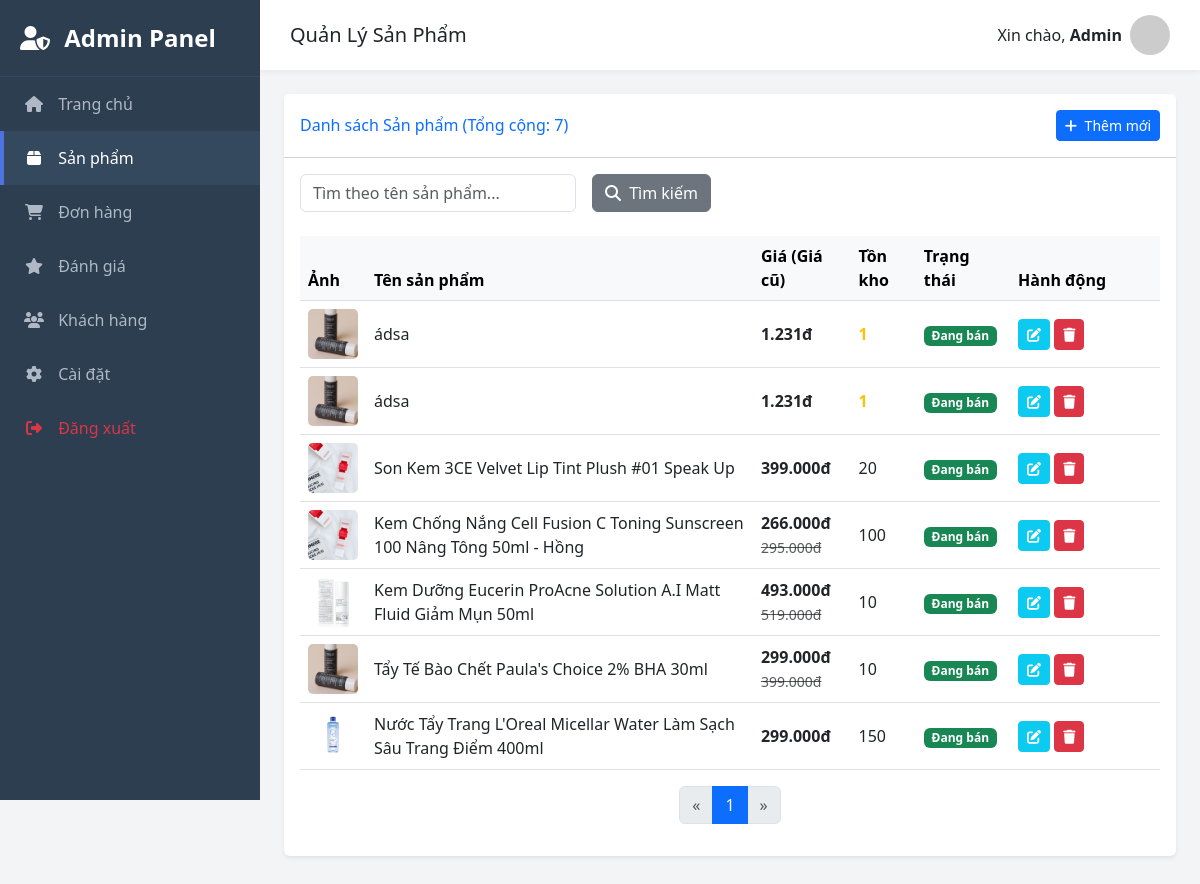
/products_admin.php, run on the app's committed database.
### tables this page shows
CREATE TABLE `products` (
  `id` int(11) NOT NULL,
  `brand_id` int(11) DEFAULT NULL,
  `category_id` int(11) DEFAULT NULL,
  `name` varchar(255) NOT NULL,
  `sku` varchar(50) NOT NULL,
  `price` decimal(15,2) NOT NULL,
  `old_price` decimal(15,2) DEFAULT 0.00,
  `stock_quantity` int(11) DEFAULT 0,
  `image` varchar(255) DEFAULT NULL,
  `status` enum('published','draft','out_of_stock') DEFAULT 'draft',
  `ingredients` text DEFAULT NULL,
  `created_at` timestamp NOT NULL DEFAULT current_timestamp(),
  `updated_at` timestamp NOT NULL DEFAULT current_timestamp() ON UPDATE current_timestamp(),
  `is_hot` tinyint(1) DEFAULT 0 COMMENT '1: Hot, 0: Bình thường'
);

### products_admin.php (the view, shortened to what this page needs)
<?php
require_once 'config/connect.php';
$page_title = "Quản Lý Sản Phẩm";
$products = [];
$limit = 20;
$page = isset($_GET['p']) ? (int) $_GET['p'] : 1;
$start = ($page - 1) * $limit;
$total_pages = 1;
$search_term = isset($_GET['search']) ? trim($_GET['search']) : '';
$where_clause = '';
try {
    $count_sql = "SELECT COUNT(id) FROM products p" . $where_clause;
    $count_stmt = $pdo->prepare($count_sql);
    $count_stmt->execute();
    $total_results = $count_stmt->fetchColumn();
    $total_pages = ceil($total_results / $limit);
    $sql = "
        SELECT
            p.id,
            p.name,
            p.price,
            p.old_price,
            p.stock_quantity,
            p.status,
            (
                SELECT image_url
                FROM product_gallery pg
                WHERE pg.product_id = p.id
                ORDER BY pg.id ASC
                LIMIT 1
            ) AS main_image_url
        FROM
            products p
        " . $where_clause . "
        ORDER BY
            p.created_at DESC
        LIMIT :start, :limit
    ";
    $stmt = $pdo->prepare($sql);
    $stmt->bindValue(':start', $start, PDO::PARAM_INT);
    $stmt->bindValue(':limit', $limit, PDO::PARAM_INT);
    $stmt->execute();
    $products = $stmt->fetchAll();
} catch (\PDOException $e) {
    error_log("Lỗi truy vấn Sản phẩm: " . $e->getMessage());
}
function format_vnd($amount)
{
    return number_format($amount, 0, ',', '.') . 'đ';
}
function get_status_badge($status)
{
    switch ($status) {
        case 'published':
            return '<span class="badge bg-success">Đang bán</span>';
    }
}
?>
<!DOCTYPE html>
<html lang="vi">
<head>
    <link href="https://cdn.jsdelivr.net/npm/bootstrap@5.3.0/dist/css/bootstrap.min.css" rel="stylesheet">
    <link rel="stylesheet" href="https://cdnjs.cloudflare.com/ajax/libs/font-awesome/6.4.0/css/all.min.css">
</head>
<body>
    <?php include 'sidebar_admin.php'; ?>
    <div id="content">
        <div class="top-navbar">
            <h5 class="m-0"><?php echo $page_title; ?></h5>
            <div class="user-info d-flex align-items-center">
                <span class="me-2">Xin chào, <strong>Admin</strong></span>
                <img src="https://via.placeholder.com/40" class="rounded-circle" alt="Admin">
            </div>
        </div>
        <div class="container-fluid p-4">
            <div class="card shadow-sm border-0 mb-4">
                <div class="card-header bg-white py-3 d-flex justify-content-between align-items-center">
                    <h6 class="m-0 font-weight-bold text-primary">Danh sách Sản phẩm (Tổng cộng:
                        <?php echo $total_results; ?>)
                    </h6>
                    <a href="add_product_admin.php" class="btn btn-primary btn-sm"><i class="fas fa-plus me-1"></i> Thêm
                        mới</a>
                </div>
                <div class="card-body">
                    <form method="get" class="row g-3 mb-4 align-items-center">
                        <div class="col-md-4">
                            <input type="text" name="search" class="form-control" placeholder="Tìm theo tên sản phẩm..."
                                value="<?php echo htmlspecialchars($search_term); ?>">
                        </div>
                        <div class="col-md-auto">
                            <button type="submit" class="btn btn-secondary"><i class="fas fa-search me-1"></i> Tìm
                                kiếm</button>
                        </div>
                    </form>
                    <div class="table-responsive">
                        <table class="table table-hover align-middle">
                            <thead class="table-light">
                                <tr>
                                    <th>Ảnh</th>
                                    <th>Tên sản phẩm</th>
                                    <th>Giá (Giá cũ)</th>
                                    <th>Tồn kho</th>
                                    <th>Trạng thái</th>
                                    <th style="width: 150px;">Hành động</th>
                                </tr>
                            </thead>
                            <tbody>
                                <?php if (empty($products)): ?>
                                    <tr>
                                        <td colspan="6" class="text-center py-4 text-muted">Không tìm thấy sản phẩm nào.
                                        </td>
                                    </tr>
                                <?php else: ?>
                                    <?php foreach ($products as $product): ?>
                                        <tr>
                                            <td>
                                                <img src="<?php echo htmlspecialchars($product['main_image_url'] ?: 'https://via.placeholder.com/50x50?text=NoImg'); ?>"
                                                    alt="<?php echo htmlspecialchars($product['name']); ?>" class="product-img">
                                            </td>
                                            <td><?php echo htmlspecialchars($product['name']); ?></td>
                                            <td>
                                                <strong><?php echo format_vnd($product['price']); ?></strong><br>
                                                <?php
                                                if (isset($product['old_price']) && $product['old_price'] > $product['price']): ?>
                                                    <del
                                                        class="text-muted small"><?php echo format_vnd($product['old_price']); ?></del>
                                                <?php endif; ?>
                                            </td>
                                            <td>
                                                <?php if ($product['stock_quantity'] < 10 && $product['stock_quantity'] > 0): ?>
                                                    <span
                                                        class="text-warning fw-bold"><?php echo $product['stock_quantity']; ?></span>
                                                <?php elseif ($product['stock_quantity'] <= 0): ?>
                                                    <span class="text-danger fw-bold">0</span>
                                                <?php else: ?>
                                                    <?php echo $product['stock_quantity']; ?>
                                                <?php endif; ?>
                                            </td>
                                            <td><?php echo get_status_badge($product['status']); ?></td>
                                            <td>
                                                <a href="edit_product_admin.php?id=<?php echo $product['id']; ?>"
                                                    class="btn btn-sm btn-info text-white" title="Chỉnh sửa">
                                                    <i class="fas fa-edit"></i>
                                                </a>
                                                <button type="button"
                                                    onclick="showDeleteModal(<?php echo $product['id']; ?>, '<?php echo htmlspecialchars($product['name'], ENT_QUOTES); ?>')"
                                                    class="btn btn-sm btn-danger" title="Xóa" data-bs-toggle="modal"
                                                    data-bs-target="#confirmDeleteModal">
                                                    <i class="fas fa-trash"></i>
                                                </button>
                                            </td>
                                        </tr>
                                    <?php endforeach; ?>
                                <?php endif; ?>
                            </tbody>
                        </table>
                    </div>
                    <?php if ($total_results > 0):  ?>
                        <nav aria-label="Phân trang">
                            <ul class="pagination justify-content-center">
                                <?php
                                $current_query = http_build_query(['search' => $search_term]);
                                $url_base = 'products_admin.php?' . $current_query . '&p=';
                                ?>
                                <li class="page-item <?php echo ($page <= 1) ? 'disabled' : ''; ?>">
                                    <a class="page-link" href="<?php echo $url_base . ($page - 1); ?>"
                                        aria-label="Previous">
                                        <span aria-hidden="true">&laquo;</span>
                                    </a>
                                </li>
                                <?php
                                $start_page = max(1, $page - 2);
                                $end_page = min($total_pages, $page + 2);
                                if ($end_page - $start_page < 4 && $page <= 3) {
                                    $end_page = min($total_pages, $start_page + 4);
                                }
                                if ($end_page - $start_page < 4 && $page > $total_pages - 3) {
                                    $start_page = max(1, $end_page - 4);
                                }
                                ?>
                                <?php for ($i = $start_page; $i <= $end_page; $i++): ?>
                                    <li class="page-item <?php echo ($i == $page) ? 'active' : ''; ?>">
                                        <a class="page-link" href="<?php echo $url_base . $i; ?>"><?php echo $i; ?></a>
                                    </li>
                                <?php endfor; ?>
                                <li class="page-item <?php echo ($page >= $total_pages) ? 'disabled' : ''; ?>">
                                    <a class="page-link" href="<?php echo $url_base . ($page + 1); ?>" aria-label="Next">
                                        <span aria-hidden="true">&raquo;</span>
                                    </a>
                                </li>
                            </ul>
                        </nav>
                    <?php endif; ?>
                </div>
            </div>
        </div>
    </div>
</body>
</html>

### products_admin.php (style rules this page uses)
:root { --sidebar-width: 260px; --primary-color: #4e73df; --text-light: #f8f9fc; }
body { font-family: 'Segoe UI', Tahoma, Geneva, Verdana, sans-serif; background-color: #f3f4f6; }
#content { margin-left: var(--sidebar-width); transition: all 0.3s; min-height: 100vh; display: flex; flex-direction: column; }
.top-navbar { background: #fff; padding: 15px 30px; box-shadow: 0 2px 5px rgba(0, 0, 0, 0.05); display: flex; justify-content: space-between; align-items: center; position: sticky; top: 0; z-index: 999; }
.product-img { width: 50px; height: 50px; object-fit: cover; border-radius: 5px; }

### data on the page
products: name "ádsa", price "1.231đ", stock_quantity "1", status "Đang bán"
products: name "ádsa", price "1.231đ", stock_quantity "1", status "Đang bán"
products: name "Son Kem 3CE Velvet Lip Tint Plush #01 Speak Up", price "399.000đ", stock_quantity "20", status "Đang bán"
products: name "Kem Chống Nắng Cell Fusion C Toning Sunscreen 100 Nâng Tông 50ml - Hồng", price "266.000đ", old_price "295.000đ", stock_quantity "100", status "Đang bán"
products: shows a picture, name "Kem Dưỡng Eucerin ProAcne Solution A.I Matt Fluid Giảm Mụn 50ml", price "493.000đ", old_price "519.000đ", stock_quantity "10", status "Đang bán"
products: name "Tẩy Tế Bào Chết Paula's Choice 2% BHA 30ml", price "299.000đ", old_price "399.000đ", stock_quantity "10", status "Đang bán"
products: shows a picture, name "Nước Tẩy Trang L'Oreal Micellar Water Làm Sạch Sâu Trang Điểm 400ml", price "299.000đ", stock_quantity "150", status "Đang bán"

### other printed values
$page_title "Quản Lý Sản Phẩm"
$total_results "7"
